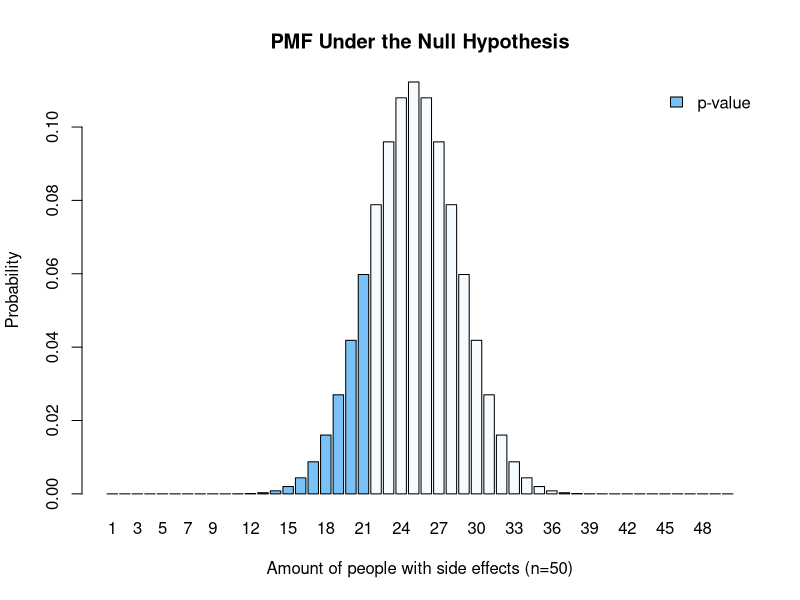
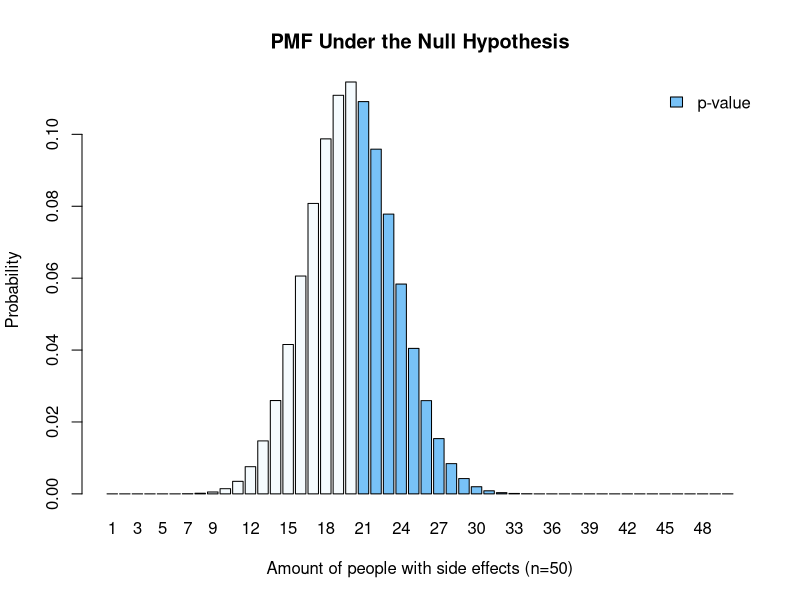
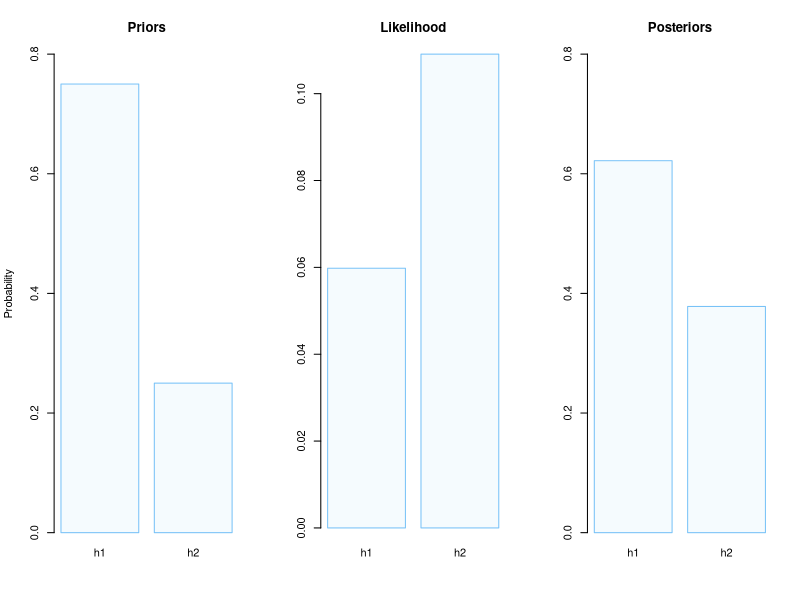
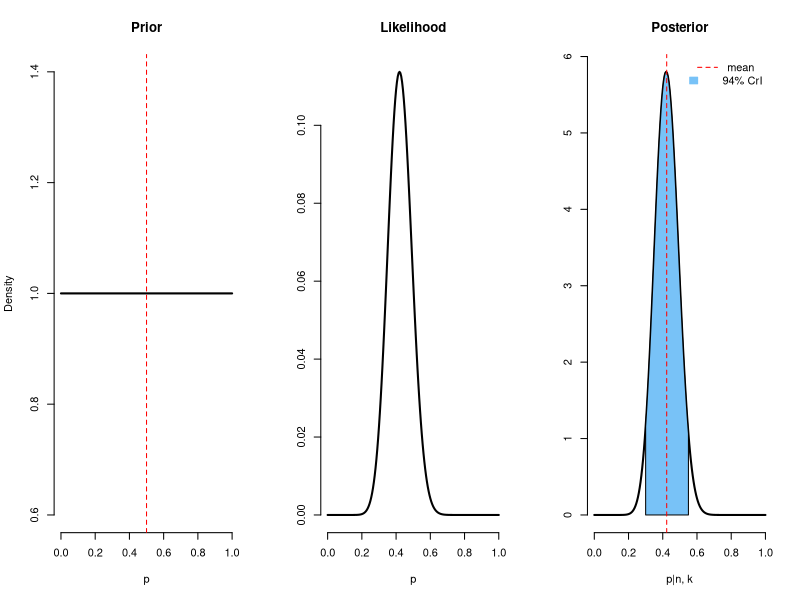
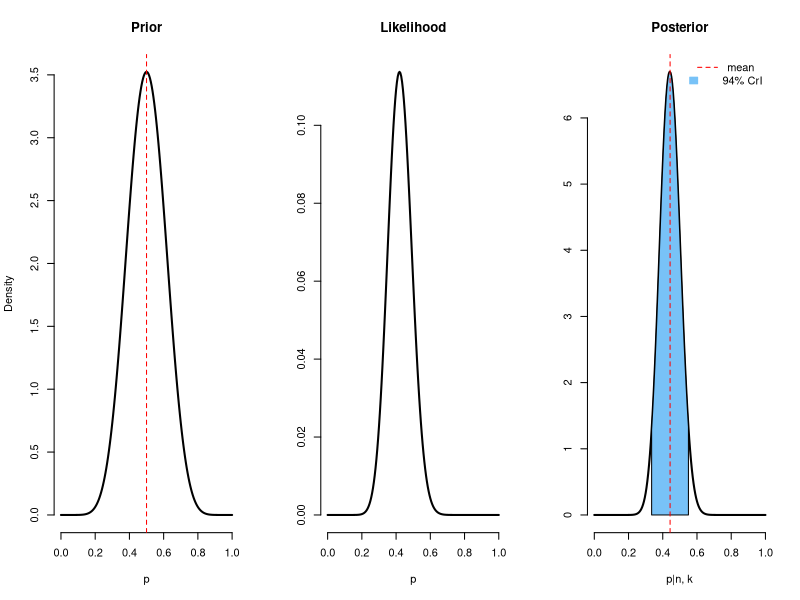
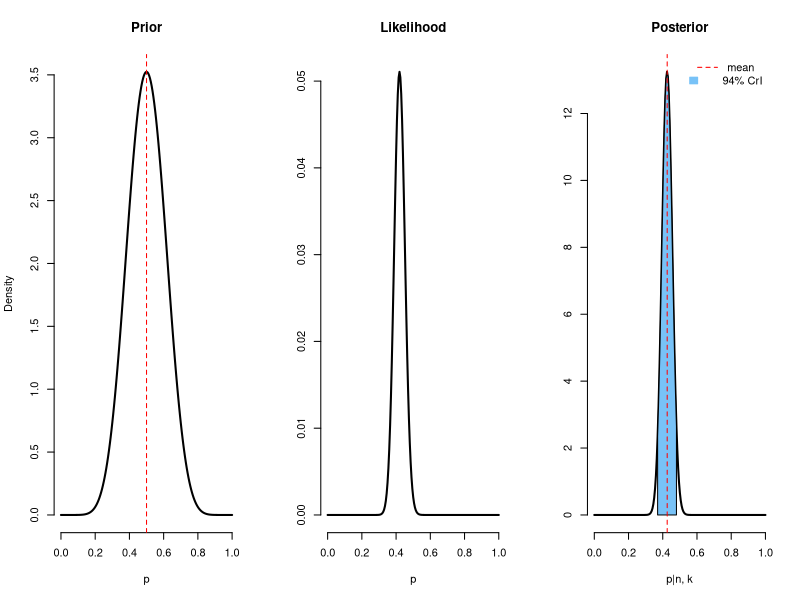

Generate these figures, in order, with R:
## ---- chunk 1
options(digits=3)
knitr::opts_chunk$set(fig.path = "static", comment="#")
## ---- chunk 2
n <- 50
k <- 21
h_0 <- 0.5  # null hypothesis value
x <- 1:n  # sample space
probs <- dbinom(x = x, size = n, p = h_0)  # PMF

light_blue <- "#f5fbfe"
dark_blue <- "#78c2f7"
cols <- ifelse(x <= k, dark_blue, light_blue)

barplot(
  probs, names = x, col = cols,
  main = "PMF Under the Null Hypothesis",
  ylab = "Probability",
  xlab = "Amount of people with side effects (n=50)")
legend(
  "topright", legend = c("p-value"),
  fill = c(dark_blue), bty = "n")
## ---- chunk 3
p_val <- pbinom(q = k, size = n, prob = h_0)
# or
# p_val <- sum(probs[x < k])
cat(p_val)
## ---- chunk 4
binom.test(x = k, n = n, p = h_0, alternative = "less")
## ---- chunk 5
h_0 <- 0.4
probs <- dbinom(x = x, size = n, p = h_0)
cols <- ifelse(x >= k, dark_blue, light_blue)

barplot(
  probs, names = x, col = cols,
  main = "PMF Under the Null Hypothesis",
  ylab = "Probability",
  xlab = "Amount of people with side effects (n=50)")
legend(
  "topright", legend = c("p-value"),
  fill = c(dark_blue), bty = "n")
## ---- chunk 6
p_val <- 1 - pbinom(q = k-1, size = n, prob = h_0)
# or
# p_val <- sum(probs[x >= k])
cat(p_val)
## ---- chunk 7
binom.test(x = k, n = n, p = h_0, alternative = "greater")
## ---- chunk 8
p_hat <- k/n
alpha <- 0.05
z_score <- qnorm(p = 1 - alpha/2)
se <- sqrt((k/n * (1-k/n)) / n)
lwr <- p_hat - z_score*se
uppr <- p_hat + z_score*se

cat(
  paste0(
    "95% CI for the proportion: [", 
    round(lwr,3), ", ", round(uppr,3), "]"
  )
)
## ---- chunk 9
priors <- list(h1 = 0.75, h2 = 0.25)
model <- list(h1 = 0.5, h2 = 0.4)
likelihood <- list(
  h1 = dbinom(x = k, size = n, prob = model$h1),
  h2 = dbinom(x = k, size = n, prob = model$h2))
norm_const <- likelihood$h1 * priors$h1 + likelihood$h2 * priors$h2
posterior <- list(
  h1 = likelihood$h1 * priors$h1 / norm_const,
  h2 = likelihood$h2 * priors$h2 / norm_const
)
BF <- likelihood$h2 / likelihood$h1

cat(paste0("Bayes Factor (H2:H1) = ", round(BF,2)))
## ---- chunk 10
par(mfrow=c(1,3))

barplot(
  unlist(priors), col = light_blue,
  ylab = "Probability", main = "Priors", 
  ylim = c(0, 0.8), border = dark_blue)
barplot(
  unlist(likelihood), col = light_blue,
  main = "Likelihood", border = dark_blue)
barplot(
  unlist(posterior), col = light_blue,
  main = "Posteriors", ylim = c(0,0.8),
  border = dark_blue)

## ---- chunk 11
binom_beta <- function(a, b, n, k){
  
  x <- seq(from = 0, to = 1, by = 0.005)
  
  # prior values
  mean_prior <- a/(a+b)
  prior <- dbeta(x = x, shape1 = a, shape2 = b)
  
  likelihood <- dbinom(x = k, size = n, prob = x)
  
  # posterior values
  a_new <- a + k
  b_new <- b + n - k
  mean_posterior <- a_new / (a_new+b_new)
  posterior = dbeta(x = x, shape1 = a_new, shape2 = b_new)
  
  # 94% credible interval
  lwr <- qbeta(p = 0.03, shape1 = a_new, shape2 = b_new)
  uppr <- qbeta(p = 0.97, shape1 = a_new, shape2 = b_new)
  l <- min(which(x >= lwr))
  h <- max(which(x <= uppr))
  
  par(mfrow=c(1,3))
  
  plot(
    x, prior, type = "l", lwd = 2, frame.plot=FALSE,
    main = "Prior", ylab = "Density", xlab = "p")
  abline(v = mean_prior, lty = 2, lwd = 1, col = "red")
  
  plot(
    x, likelihood, type = "l", lwd = 2, frame.plot=FALSE,
    main = "Likelihood", ylab = "", xlab = "p")
  
  plot(
    x, posterior, type = "l", lwd = 2, frame.plot=FALSE,
    main = "Posterior", ylab = "", xlab = "p|n, k")
  polygon(
    c(x[c(l, l:h, h)]),
    c(0, posterior[l:h], 0),
    col = dark_blue,
    border = 1)
  abline(v = mean_posterior, lty = 2, lwd = 1, col = "red")
  legend(
  "topright", bty = "n",
  legend = c("mean", "94% CrI"),
  col = c("red", NA),
  lty = c(2, NA),
  fill = c("red", dark_blue), 
  border = c(NA,dark_blue),
  density = c(0, NA),
  x.intersp=c(1,0.5)
  )
  
  cat(paste0("n = ", n, "\n"))
  cat(paste0("k = ", k, "\n"))
  cat(paste0("Prior mean: ", round(mean_prior, 3), "\n"))
  cat(paste0("Posterior mean: ", round(mean_posterior, 3), "\n"))
  cat(paste0("94% credible interval: [", round(lwr, 3), ", ", round(uppr, 3), "]", "\n"))
}
## ---- chunk 12
binom_beta(a=1, b=1, n=n, k=k) 
## ---- chunk 13
binom_beta(a=10, b=10, n=n, k=k)
## ---- chunk 14
binom_beta(a=10, b=10, n=n*5, k=k*5)
